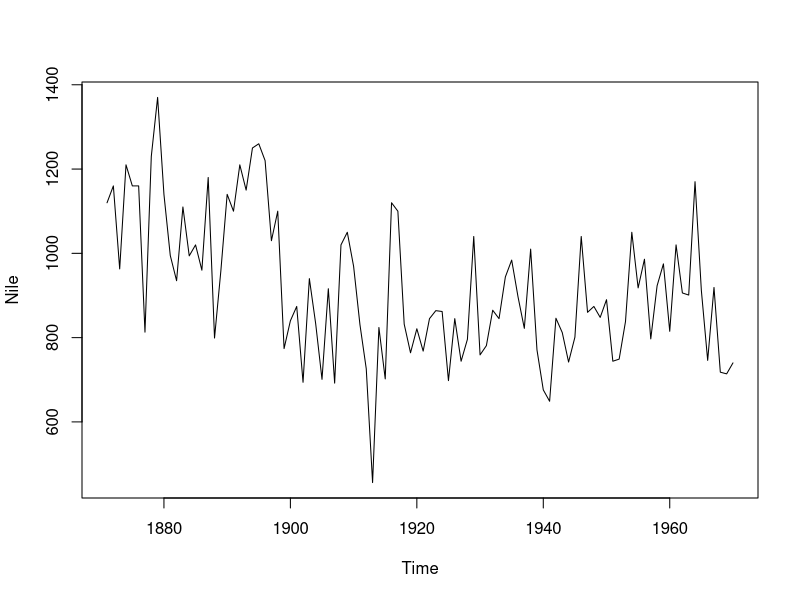
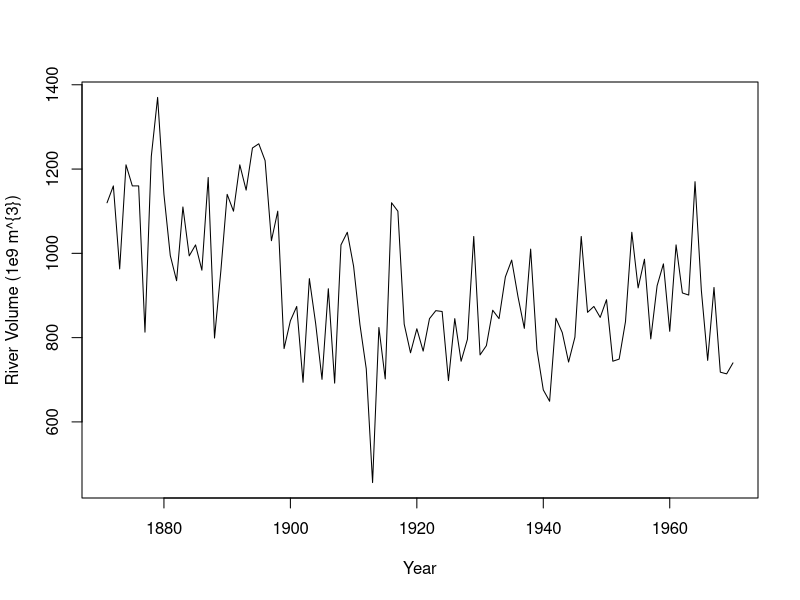
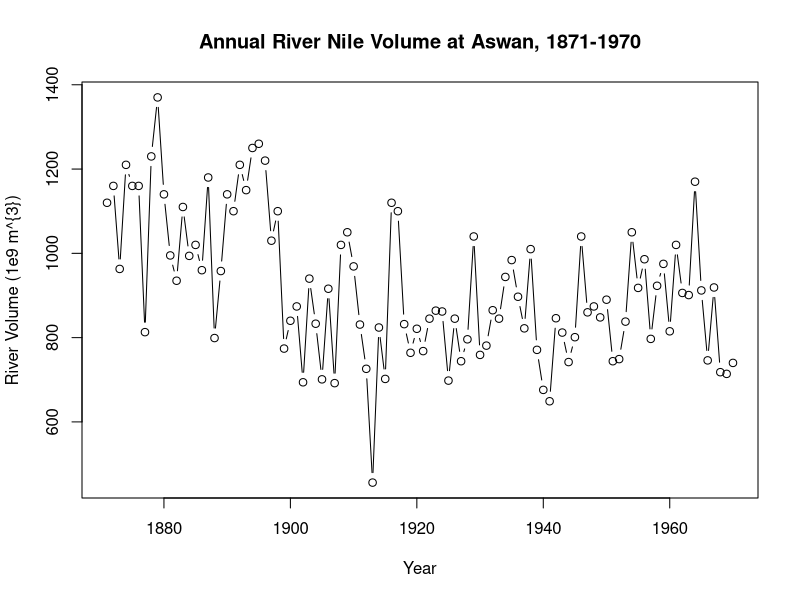
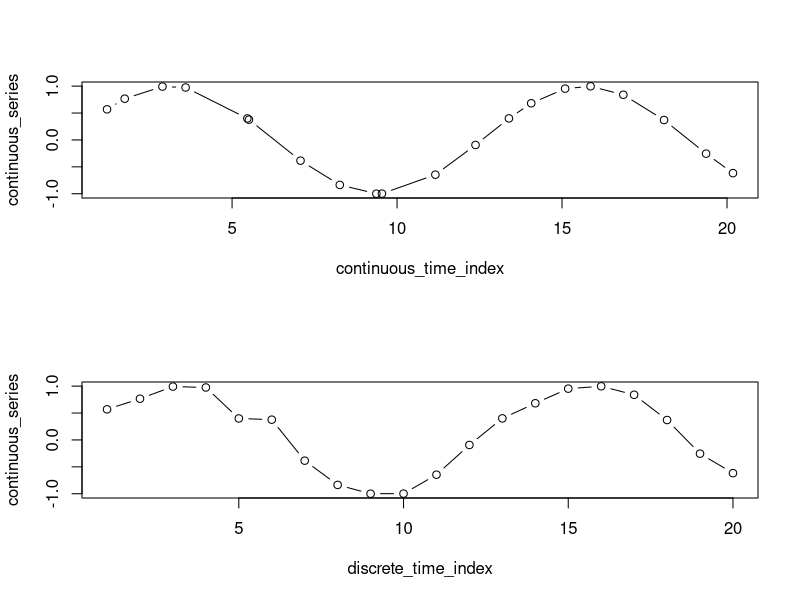
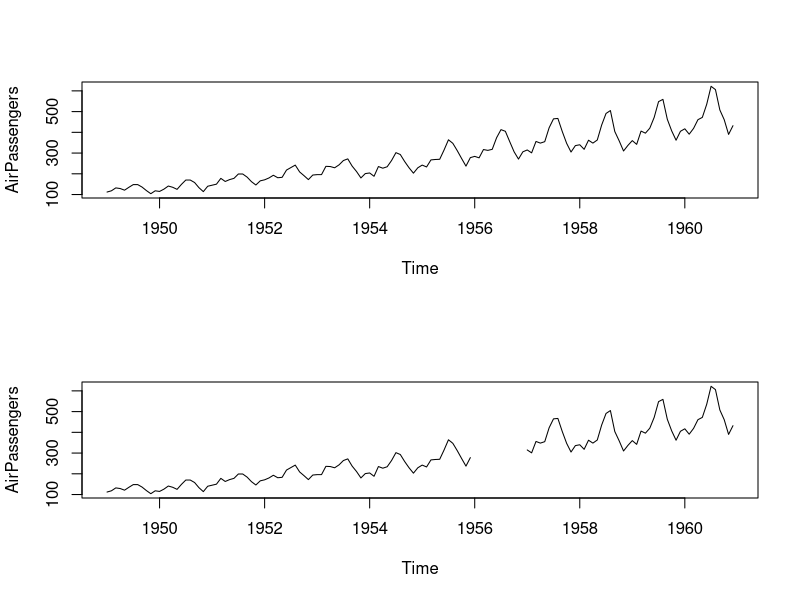
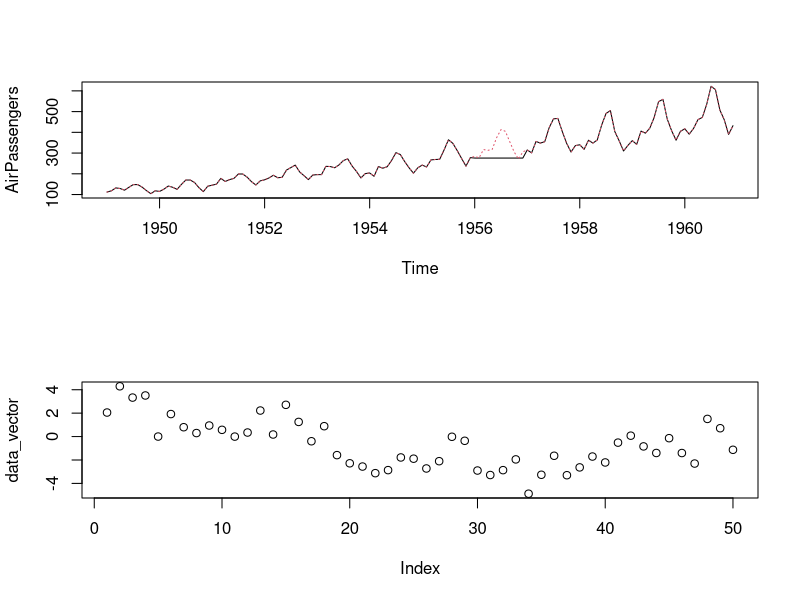
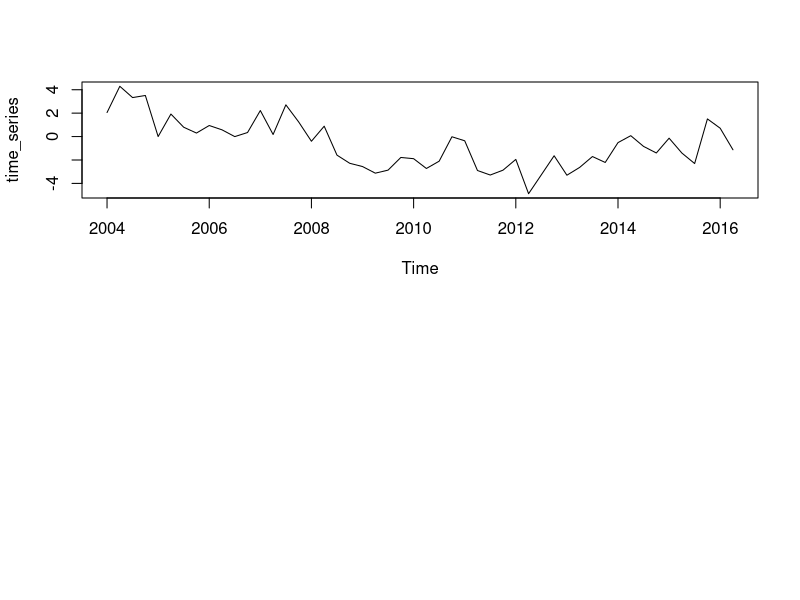
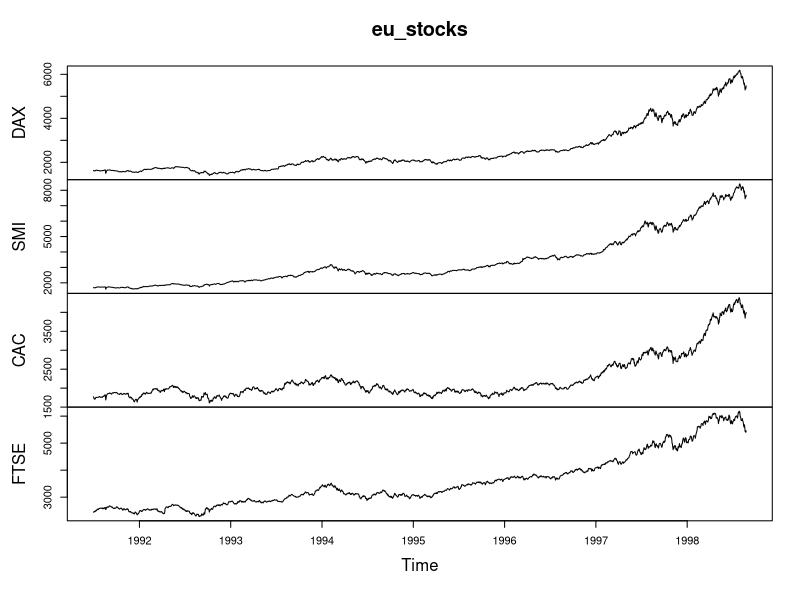

The R source for these figures, in order:
## ---- chunk 1
knitr::opts_chunk$set(echo = TRUE)
## ---- chunk 2
# {r, echo = FALSE, results='hide'}
# if we used both 'echo=TRUE' and 'results=hide' the pipe would not work properly
# if we used 'echo = FALSE' and 'results=hide' we would have only messages (i.e. attaching package) If we don't want them we set 'error = FALSE', 'warning = FALSE', and 'message = FALSE'.
library(dplyr)
## ---- chunk 3
Nile<-structure(c(1120, 1160, 963, 1210, 1160, 1160, 813, 1230, 1370, 
1140, 995, 935, 1110, 994, 1020, 960, 1180, 799, 958, 1140, 1100, 
1210, 1150, 1250, 1260, 1220, 1030, 1100, 774, 840, 874, 694, 
940, 833, 701, 916, 692, 1020, 1050, 969, 831, 726, 456, 824, 
702, 1120, 1100, 832, 764, 821, 768, 845, 864, 862, 698, 845, 
744, 796, 1040, 759, 781, 865, 845, 944, 984, 897, 822, 1010, 
771, 676, 649, 846, 812, 742, 801, 1040, 860, 874, 848, 890, 
744, 749, 838, 1050, 918, 986, 797, 923, 975, 815, 1020, 906, 
901, 1170, 912, 746, 919, 718, 714, 740), .Tsp = c(1871, 1970, 
1), class = "ts")

# Print the Nile dataset
print(Nile)

# List the number of observations in the Nile dataset
length(Nile)

# Display the first 10 elements of the Nile dataset
head(Nile, 10)

# Display the last 12 elements of the Nile dataset
tail(Nile, 12)
## ---- chunk 4
# Plot the Nile data
plot(Nile)

# Plot the Nile data with xlab and ylab arguments
plot(Nile, xlab = "Year", ylab = "River Volume (1e9 m^{3})")

# Plot the Nile data with xlab, ylab, main, and type arguments
plot(Nile, xlab = "Year", ylab = "River Volume (1e9 m^{3})", main = "Annual River Nile Volume at Aswan, 1871-1970", type = "b")
## ---- chunk 5
discrete_data <- structure(c(0.479425538604203, 0.841470984807897, 0.997494986604054, 
0.909297426825682, 0.598472144103957, 0.141120008059867, -0.35078322768962, 
-0.756802495307928, -0.977530117665097, -0.958924274663138, -0.705540325570392, 
-0.279415498198926, 0.215119988087816, 0.656986598718789, 0.937999976774739, 
0.989358246623382, 0.79848711262349, 0.412118485241757, -0.0751511204618093, 
-0.54402111088937), .Tsp = c(1, 20, 1), class = "ts")

continuous_series <- c(0.568894675391674, 0.766304082748762, 0.992075122074743, 0.974817414246897, 
0.399123202687807, 0.37660246288782, -0.385320332818421, -0.836358518142533, 
-0.999669829045622, -0.998310189536195, -0.646222799842192, -0.0938615130061447, 
0.400529093874378, 0.681605778899236, 0.953181592214187, 0.996938027205692, 
0.839341938468838, 0.370037544609373, -0.255096756784655, -0.617439825310109
)

continuous_time_index <- c(1.21032244665548, 1.74613730167039, 2.88963444461115, 3.59138367255218, 
5.46206454467028, 5.51093333004974, 7.0742951775901, 8.26439798949286, 
9.37338230921887, 9.5410633541178, 11.1611216005404, 12.378370850347, 
13.3905590295326, 14.0662804655731, 15.0935473444406, 15.8645145166665, 
16.8574128514156, 18.0914570542518, 19.3654514602385, 20.1805236600339
)
## ---- chunk 6
# Plot the continuous_series using continuous time indexing
par(mfrow=c(2,1))
plot(continuous_time_index,continuous_series, type = "b")

# Make a discrete time index using 1:20 
discrete_time_index <- seq(1:20)

# Now plot the continuous_series using discrete time indexing
plot(discrete_time_index,continuous_series, type = "b")

## ---- chunk 7
AirPassengers<-structure(c(112, 118, 132, 129, 121, 135, 148, 148, 136, 119, 
104, 118, 115, 126, 141, 135, 125, 149, 170, 170, 158, 133, 114, 
140, 145, 150, 178, 163, 172, 178, 199, 199, 184, 162, 146, 166, 
171, 180, 193, 181, 183, 218, 230, 242, 209, 191, 172, 194, 196, 
196, 236, 235, 229, 243, 264, 272, 237, 211, 180, 201, 204, 188, 
235, 227, 234, 264, 302, 293, 259, 229, 203, 229, 242, 233, 267, 
269, 270, 315, 364, 347, 312, 274, 237, 278, 284, 277, 317, 313, 
318, 374, 413, 405, 355, 306, 271, 306, 315, 301, 356, 348, 355, 
422, 465, 467, 404, 347, 305, 336, 340, 318, 362, 348, 363, 435, 
491, 505, 404, 359, 310, 337, 360, 342, 406, 396, 420, 472, 548, 
559, 463, 407, 362, 405, 417, 391, 419, 461, 472, 535, 622, 606, 
508, 461, 390, 432), .Tsp = c(1949, 1960.91666666667, 12), class = "ts")
## ---- chunk 8
# Plot AirPassengers
plot(AirPassengers)

# View the start and end dates of AirPassengers
start(AirPassengers)
end(AirPassengers)

# Use time(), deltat(), frequency(), and cycle() with AirPassengers 
time(AirPassengers)
deltat(AirPassengers)
frequency(AirPassengers)
cycle(AirPassengers)
## ---- chunk 9
AirPassengers <- structure(c(112, 118, 132, 129, 121, 135, 148, 148, 136, 119, 
104, 118, 115, 126, 141, 135, 125, 149, 170, 170, 158, 133, 114, 
140, 145, 150, 178, 163, 172, 178, 199, 199, 184, 162, 146, 166, 
171, 180, 193, 181, 183, 218, 230, 242, 209, 191, 172, 194, 196, 
196, 236, 235, 229, 243, 264, 272, 237, 211, 180, 201, 204, 188, 
235, 227, 234, 264, 302, 293, 259, 229, 203, 229, 242, 233, 267, 
269, 270, 315, 364, 347, 312, 274, 237, 278, NA, NA, NA, NA, 
NA, NA, NA, NA, NA, NA, NA, NA, 315, 301, 356, 348, 355, 422, 
465, 467, 404, 347, 305, 336, 340, 318, 362, 348, 363, 435, 491, 
505, 404, 359, 310, 337, 360, 342, 406, 396, 420, 472, 548, 559, 
463, 407, 362, 405, 417, 391, 419, 461, 472, 535, 622, 606, 508, 
461, 390, 432), .Tsp = c(1949, 1960.91666666667, 12), class = "ts")
## ---- chunk 10
# Plot the AirPassengers data
plot(AirPassengers)

# Compute the mean of AirPassengers
mean(AirPassengers, na.rm = TRUE)

# Impute mean values to NA in AirPassengers
AirPassengers[85:96] <- mean(AirPassengers, na.rm = TRUE)

# Generate another plot of AirPassengers
plot(AirPassengers)

# Add the complete AirPassengers data to your plot
rm(AirPassengers)
points(AirPassengers, type = "l", col = 2, lty = 3)
## ---- chunk 11
data_vector <- c(2.05219410731111, 4.29288527974091, 3.32941329441844, 3.50859506696045, 
0.000957693762193124, 1.92171863450249, 0.797813412800535, 0.299954343478063, 
0.943568753562609, 0.574828338758714, -0.00340059028674611, 0.34486491757086, 
2.22297611360904, 0.1763144576315, 2.70976227698024, 1.25019489653419, 
-0.400716475448651, 0.88527321208965, -1.5852420265539, -2.28292788910447, 
-2.56095312898444, -3.12599637544793, -2.86602958954692, -1.78470092068662, 
-1.88949129078692, -2.7255351193826, -2.10331418003627, -0.0174256893338487, 
-0.361320415116881, -2.90084033266105, -3.28474409267047, -2.8684594717709, 
-1.95050744365674, -4.88018925247303, -3.2634605352894, -1.63960625222554, 
-3.30125758402894, -2.63312454334943, -1.70583540221139, -2.21198250613255, 
-0.517059518572955, 0.0752508094841423, -0.840699471563585, -1.40226834874561, 
-0.138211423023857, -1.40659547028281, -2.3046941054804, 1.50738914324565, 
0.711867947688864, -1.13005190223045)
## ---- chunk 12
# Use print() and plot() to view data_vector
print(data_vector)
plot(data_vector)

# Convert data_vector to a ts object with start = 2004 and frequency = 4
time_series <- ts(data_vector, start = 2004, frequency = 4)

# Use print() and plot() to view time_series
print(time_series)
plot(time_series) 
## ---- chunk 13
# Check whether Nile is a ts object
is.ts(Nile)
## ---- chunk 14
eu_stocks <- EuStockMarkets

# Check whether eu_stocks is a ts object
is.ts(eu_stocks)

# View the start, end, and frequency of eu_stocks
start(eu_stocks)
end(eu_stocks)
frequency(eu_stocks)

# Generate a simple plot of eu_stocks
plot(eu_stocks)

# Use ts.plot with eu_stocks
ts.plot(eu_stocks, col = 1:4, xlab = "Year", ylab = "Index Value", main = "Major European Stock Indices, 1991-1998")

# Add a legend to your ts.plot
legend("topleft", colnames(eu_stocks), lty = 1, col = 1:4, bty = "n")
## ---- chunk 15
rapid_growth <- c(505.954737316542, 447.35560816695, 542.583090477044, 516.063361274983, 
506.959924087797, 535.016232606015, 496.929129437996, 497.562555328502, 
577.248300530956, 536.855967325257, 541.245940412262, 473.497840289097, 
550.988961460551, 569.410637437069, 522.915183368473, 487.200195130919, 
594.610786395524, 591.173975668723, 615.986775394564, 621.317545120693, 
607.125046916761, 587.036701378981, 554.155438462285, 644.117241827027, 
509.700025728118, 607.094339401359, 603.55118553444, 613.621586650076, 
544.914334775047, 670.811820766561, 687.13161588209, 615.581708859918, 
711.187318608945, 694.297903386338, 681.929344495129, 659.140256189321, 
642.702057830158, 601.530062712521, 666.762307473106, 650.965683100529, 
606.091343627865, 696.678827373702, 641.602509472816, 855.771919797152, 
667.329074652784, 573.491390192462, 791.733265065015, 751.591446783947, 
610.794814080548, 624.65033623201, 833.298991700858, 639.886724484288, 
736.828256803519, 772.292341071224, 686.886519321095, 667.763083378498, 
712.94149525726, 918.183828402689, 656.108907724902, 700.497201964217, 
683.493272462585, 781.737968201983, 715.684280499056, 808.287549436184, 
820.779546770362, 656.885589359776, 733.339974340827, 773.538730437607, 
641.202740082118, 932.21185739678, 680.676565427109, 988.282815285029, 
664.898568280288, 813.528318290545, 883.408798971726, 924.274924691176, 
969.43211824107, 777.329346514109, 880.998409919801, 971.358289510766, 
902.958423571348, 1020.74565895517, 1075.14831710597, 886.170748719307, 
889.632200892515, 950.390776999556, 878.039522146964, 1043.76763270868, 
901.108966040025, 1079.65840856798, 933.905398508361, 921.9433013918, 
870.807113616954, 811.139766624589, 1004.26766243592, 1008.17582581146, 
1189.48933735193, 751.970606760973, 947.475252330288, 886.515305193286, 
1074.89426408969, 1101.1306720708, 1130.1854576199, 975.849507265787, 
948.161009999662, 1177.8226568287, 1227.12713297946, 976.995711035094, 
836.708871866655, 1323.60473389093, 852.35320730904, 1200.82615703738, 
1274.47884753083, 1349.2613900482, 1102.63337196778, 1324.85659429696, 
1268.71865481688, 1058.22892886463, 1204.08723498947, 1084.65028499166, 
1284.43050935569, 1195.28425174124, 1058.42621256846, 1188.0576623439, 
1166.59336076, 1064.69458969538, 1429.06852442551, 1070.85280871704, 
1539.33053352377, 1467.15710870044, 1127.70582024314, 1296.0717171226, 
1555.27412822535, 1332.90372372162, 1315.4236396165, 1189.2461691901, 
1482.43394167998, 1240.92868932515, 1237.77196935431, 1468.60833835437, 
1328.54569942606, 1589.50783787689, 1373.16295850591, 1503.55627838567, 
1659.93756371734, 1704.6136574176, 1550.46378217986, 1625.80261162794, 
1873.85823632632, 1370.62086282574, 1439.71135339554, 1447.43691659102, 
1579.91576345679, 1681.2571135903, 1661.60589978392, 1311.84684158442, 
1326.03084218461, 1323.09951189813, 1550.48631755657, 1606.20420490403, 
1768.54014627508, 1509.8367966576, 1592.10861892944, 1627.61875806856, 
1544.63289803997, 1439.52343145633, 1682.35177380745, 1850.70970808186, 
1673.38009271644, 1832.42716167314, 1672.26717594592, 1781.57683020519, 
1659.28985001442, 1970.03886201406, 2044.7123676587, 1929.09019953541, 
1891.7042228956, 1487.15774065956, 2013.8721752695, 1796.78863307401, 
1977.01825843918, 1516.95521151591, 1650.6039164404, 1523.28339404562, 
1696.6181065012, 1627.26087609279, 1787.29683278825, 1567.28735420676, 
1881.99627254267, 2318.98327490681, 1941.98786180548, 1820.27972976969, 
2154.81229145692, 2261.54706560833, 2052.22139601365, 2079.17104479186, 
2010.06086639259, 2145.26059886687, 1775.30080127631, 2013.40704947701
)
## ---- chunk 16
# Log rapid_growth
linear_growth <-log(rapid_growth)
  
# Plot linear_growth using ts.plot()
ts.plot(linear_growth)
## ---- chunk 17
z <- c(6.22644721334281, 6.10335382233382, 6.29634123585615, 6.24622955111167, 
6.22843195527522, 6.28229708775537, 6.20844741922452, 6.20972128804789, 
6.35827250415224, 6.28572984126078, 6.29387377889552, 6.16014735145226, 
6.31171477530532, 6.34460185650482, 6.25941927762177, 6.18867511691063, 
6.38790705099065, 6.38211034916024, 6.42322549478775, 6.4318422960411, 
6.40873477794284, 6.37508734151749, 6.31744522223519, 6.46788076206124, 
6.23382236782298, 6.40868419809582, 6.40283085141402, 6.41937842976356, 
6.30062859840956, 6.50848865168789, 6.53252585448752, 6.4225676888201, 
6.56693585306342, 6.54290112400289, 6.52492605202954, 6.49093634370728, 
6.46568125422392, 6.39947651373773, 6.50243362179406, 6.47845692668784, 
6.40703070676956, 6.54632451169874, 6.46396896781775, 6.75200389180284, 
6.50328328954751, 6.35174292371473, 6.67422454855503, 6.62219288746384, 
6.41476108293605, 6.43719203115034, 6.72539251138006, 6.46129116769531, 
6.60235483491626, 6.64936315848762, 6.53216909563942, 6.50393344502688, 
6.56939936271001, 6.82239761937805, 6.48632679303797, 6.55179037142821, 
6.52721681333954, 6.66151960536819, 6.57323912069037, 6.69491787322661, 
6.71025455545394, 6.4875098623154, 6.5976094065566, 6.65097574043069, 
6.46334569409202, 6.83756010365691, 6.52308725269382, 6.89596890707456, 
6.49963450012032, 6.70138073649028, 6.78378805946117, 6.82900956493073, 
6.87671045494522, 6.65586412994792, 6.78105582107621, 6.87869539045853, 
6.80567650980035, 6.9282886773914, 6.98021390044576, 6.78690965068204, 
6.79080811988766, 6.85687324422581, 6.77769160645684, 6.95059216963548, 
6.80362618929694, 6.98439998172557, 6.83937514670541, 6.82648372642902, 
6.76942049838646, 6.69844037789147, 6.91201386077297, 6.91589786378861, 
7.081279365728, 6.62269723643191, 6.85380081770285, 6.78729839010667, 
6.97997757673786, 7.00409281457646, 7.0301370200274, 6.88330838114885, 
6.85452432960534, 7.07142280689253, 7.11243105220367, 6.88448226209977, 
6.72947618664758, 7.1881141525679, 6.74800100349129, 7.09076506309115, 
7.15029262699804, 7.20731260322573, 7.00545657231082, 7.18905950184368, 
7.14576273692186, 6.96435196790078, 7.09347707755427, 6.98901289603892, 
7.15807071571375, 7.0861393036455, 6.96453837871522, 7.08007503607121, 
7.06184312320099, 6.970443266778, 7.26477812949222, 6.97621062749874, 
7.33910288239914, 7.29108186763736, 7.02794060038759, 7.16709321266713, 
7.3494070973242, 7.19511509230523, 7.18191405213385, 7.08107491410905, 
7.30144057114722, 7.12361532128538, 7.12106824351186, 7.29207052275869, 
7.19184016387511, 7.37117971137166, 7.22487208663911, 7.31558843331146, 
7.41453526842476, 7.44109377015137, 7.34630937946721, 7.39375688767601, 
7.5357548122989, 7.2230191007094, 7.27219792344658, 7.27754962755863, 
7.3651268103319, 7.42729707447298, 7.41553982321997, 7.17919122609255, 
7.18994543004138, 7.18773237814052, 7.34632391396533, 7.38162903767151, 
7.47790970913714, 7.31975684228401, 7.37281459204766, 7.39487334104795, 
7.34254155465234, 7.27206738741634, 7.42794795886081, 7.52332447049693, 
7.42260086748169, 7.51339668490706, 7.42193557510494, 7.48525411080987, 
7.41414498862142, 7.58580854844815, 7.62301240707291, 7.56480377155094, 
7.54523340699751, 7.30462202063205, 7.60781460317569, 7.4937562577587, 
7.58934505855497, 7.32446045453292, 7.4088965098932, 7.32862341178055, 
7.4363921995442, 7.39465343615595, 7.48845960812977, 7.35710160410629, 
7.5400883395603, 7.74888412502893, 7.5714673984741, 7.50674546593622, 
7.67545889501181, 7.72380440037869, 7.62667809326483, 7.63972455710096, 
7.605920282382, 7.67101631529587, 7.48172515305964, 7.60758361556912
)
## ---- chunk 18
# Generate the first difference of z
dz <- diff(z)
  
# Plot dz
ts.plot(dz)

# View the length of z and dz, respectively
length(z)
length(dz)
## ---- chunk 19
x <- c(-4.19803335973822, 9.56900905050747, 5.17514338906622, -9.69164636184119, 
-3.21529357476552, 10.8436693062559, 6.45215865708188, -10.8335590731441, 
-2.23535073514566, 10.119832962947, 6.57964573528545, -8.65656473226148, 
-2.51500138847406, 9.83743416797243, 7.38619432726046, -8.24350355631342, 
-4.26403257072438, 8.89886143008727, 8.54433581556254, -8.06691284107053, 
-4.02302530566536, 9.82267856454484, 7.77285238609707, -6.58777686807675, 
-3.45917112006633, 10.6138505016733, 7.37445047382904, -5.79871450522201, 
-1.20471055826558, 11.4292358845515, 7.57004694873634, -4.96838375977415, 
-2.00378659668805, 11.9413482982078, 9.40667210265289, -4.39658482425492, 
-1.55557889273259, 12.5998771289623, 8.50291637845889, -3.72896826710606, 
-2.82700000921691, 13.3759812867942, 8.12894114749321, -3.14924907770406, 
-2.79947272334396, 13.7105701226795, 6.75521688156725, -3.77974417787649, 
-3.76827394084617, 13.6253358560593, 6.53793056349892, -3.24909834265677, 
-5.02419102826334, 13.3553731337997, 6.93116080641335, -3.52735350362993, 
-5.19732896878058, 11.5797913233393, 7.16244857247412, -1.89460681643879, 
-5.77779700690048, 12.4826952884178, 6.20808841277938, -3.43403797043816, 
-7.08072100968159, 11.4136557746633, 6.74199013667799, -3.53237586423137, 
-8.39354230059932, 12.5072611286297, 6.47317547164243, -3.74524618197473, 
-9.42620870823793, 12.3808170457897, 8.04824272204917, -2.83152774381656, 
-7.30189285880787, 12.7658383061004, 8.22369850629786, -4.44813067987144, 
-6.96355759602497, 12.0340049862918, 7.57492470964176, -5.40221818593254, 
-6.56819814480662, 10.8964815061608, 7.27657057973042, -4.03787337902209, 
-6.72301328397502, 12.1808149692035, 8.28516213832065, -4.15934247966369, 
-6.36067044646075, 12.7530177649457, 8.66591165178255, -5.44053784032607, 
-4.87493170537183, 12.6001974041011, 8.16258920594197, -6.53957167229621
)
## ---- chunk 20
# Generate a diff of x with lag = 4. Save this to dx
dx <- diff(x, lag = 4)
  
# Plot dx
ts.plot(dx)  

# View the length of x and dx, respectively 
length(x)
length(dx)

# observe
head(x, 8)
head(dx, 8)
## ---- chunk 21
# Simulate a WN model with list(order = c(0, 0, 0))
white_noise <- arima.sim(model = list(order = c(0, 0, 0)), n = 100)

# Plot your white_noise data
ts.plot(white_noise)

# Simulate from the WN model with: mean = 100, sd = 10
white_noise_2 <- arima.sim(model = list(order = c(0, 0, 0)), n = 100, mean = 100, sd = 10)

# Plot your white_noise_2 data
ts.plot(white_noise_2)
## ---- chunk 22
y <- structure(c(109.761335203807, 98.3161015661823, 100.63294691568, 
88.7433987127593, 101.872377016961, 104.628357308022, 96.6446185677499, 
102.861935537741, 112.762472095071, 82.2321895604405, 88.9443425162465, 
94.603184959066, 105.611134283638, 113.827759889612, 104.823186799211, 
101.296287605209, 82.9845883499902, 88.9605839815819, 100.600456607996, 
91.035249256563, 100.1928594042, 95.3253727241077, 94.5864315510523, 
121.358295918349, 87.3787382991481, 96.8900652561591, 90.5130974518601, 
99.9084292221271, 102.569341770317, 104.961440623652, 104.734635474905, 
88.0046450549299, 100.779432761891, 121.647764133843, 85.7708319146464, 
79.1542817751461, 98.1884698770029, 99.9000575918412, 98.9108408854003, 
101.644224781541, 102.795262786231, 84.6511153287627, 96.478695879623, 
105.815471102771, 98.5186873070791, 105.24366218935, 109.612642086809, 
85.1420130618153, 82.8144174251857, 103.036291436483, 93.5696735465724, 
98.0892223944794, 81.2546061795588, 109.185538293753, 80.4318090604482, 
103.559532399435, 80.2226855501286, 84.9747654707037, 107.783629803383, 
92.612875815647, 99.8029344059519, 107.250849637866, 98.6637847611836, 
91.9227453154993, 98.3264180218282, 112.734017659718, 96.0281067924588, 
92.6490908853105, 83.0848439102975, 97.2219648542801, 106.613612756687, 
97.3694287042478, 108.784654442207, 104.918584253723, 84.4434297475219, 
85.6078609998276, 96.5152905606852, 94.1810528014953, 85.0285128829162, 
63.2662175136146, 87.2213673144322, 103.522954295167, 105.602155542432, 
103.260391527392, 101.115192549417, 108.456965675889, 97.676314341323, 
103.010808274931, 100.617555510141, 105.581077298303, 98.7272241180465, 
98.4399563595089, 90.7821910344929, 92.7459923258825, 102.937624393826, 
83.9530591640689, 110.159366234931, 104.175781699309, 99.2787550528578, 
103.251148823917), .Tsp = c(1, 100, 1), class = "ts")

ts.plot(y)
## ---- chunk 23
# Fit the WN model to y using the arima command
arima(y, order = c(0, 0, 0))

# Calculate the sample mean and sample variance of y and compare with the previous output
mean(y)
var(y)

# The means are identical, the variances are close.
## ---- chunk 24
# Generate a RW model using arima.sim
random_walk <- arima.sim(model = list(order = c(0, 1, 0)), n = 100)

# Plot random_walk
ts.plot(random_walk)

# Calculate the first difference series
random_walk_diff <- diff(random_walk)

# Plot random_walk_diff
ts.plot(random_walk_diff)  
## ---- chunk 25
# Generate a RW model with a drift uing arima.sim
rw_drift <- arima.sim(model = list(order = c(0, 1, 0)), n = 100, mean = 1)

# Plot rw_drift
ts.plot(rw_drift)

# Calculate the first difference series
rw_drift_diff <- diff(rw_drift)

# Plot rw_drift_diff
ts.plot(rw_drift_diff)
## ---- chunk 26
random_walk <- structure(c(0, 0.840799690805892, 0.637459389341622, 0.757921658699468, 
0.51187422142312, 0.113766891514572, 0.278972783338605, 0.277594629974007, 
0.603058933300874, 2.91209633642732, 3.18199136208394, 2.55157314365465, 
3.26756203062092, 4.99979931564387, 7.10915802250204, 8.01070864926096, 
8.23772461506037, 8.70157227268806, 9.05126103820082, 13.3200713895243, 
12.167575412894, 11.5324303105757, 12.2601004793325, 12.5767819422196, 
12.6632633175434, 12.7256680349732, 13.1994836806694, 12.8396495033226, 
13.5061940806857, 15.4816848106994, 16.177107725103, 16.8365295156745, 
16.6163362311588, 16.1808336886557, 16.9662659934889, 16.7270308469477, 
17.6561798270108, 20.8901636724502, 20.0567603436916, 22.4168556898516, 
23.1628256130545, 22.9168361903724, 21.9326982045095, 22.65474670326, 
23.6325743016245, 24.8637728096747, 25.5358779389007, 27.2225699268809, 
27.3721605280673, 29.0197579376152, 30.86984194858, 32.4859913444825, 
33.1883373188887, 33.7998279266371, 32.7718376006665, 33.3293449130956, 
36.0168049817462, 36.4458500836042, 38.2388466589622, 39.1157216648363, 
38.7992108420878, 39.2275167845668, 37.5690113188738, 40.0882062820111, 
40.5380768982454, 40.757863652738, 41.5757014101746, 41.1067983652453, 
41.1064560275605, 40.645532029424, 39.5554850868954, 40.4312197530977, 
41.9604182429803, 43.6866496098288, 45.2350442037095, 45.9024581686138, 
47.540457130699, 49.0971826208823, 48.9170239101692, 48.0796342742815, 
46.7765324003763, 47.9775098038997, 46.4334192966129, 45.9453639155814, 
47.0727461261722, 47.1890042341391, 51.2925270988872, 52.1247376806133, 
51.3796798321698, 52.127045835946, 51.2230171217941, 52.6301981357515, 
52.4262448587789, 51.3564738575462, 52.2017865810857, 53.3817249795485, 
55.0244437963563, 55.9303590282021, 55.5117187960721, 58.308031867784, 
58.1183345226755), .Tsp = c(0, 100, 1), class = "ts")
## ---- chunk 27
# Difference your random_walk data
rw_diff <- diff(random_walk)

# Plot rw_diff
ts.plot(rw_diff)

# Now fit the WN model to the differenced data
model_wn <- arima(rw_diff, order = c(0, 0, 0))

# Store the value of the estimated time trend (intercept)
int_wn <- model_wn$coef

# Plot the original random_walk data
ts.plot(random_walk)

# Use abline(0, ...) to add time trend to the figure
abline(0, int_wn, col = "red")
## ---- chunk 28
set.seed(61)

# Use arima.sim() to generate WN data
white_noise <- arima.sim(model = list(order = c(0, 0, 0)), n =100)

# Use cumsum() to convert your WN data to RW
random_walk <- cumsum(white_noise)
  
# Use arima.sim() to generate WN drift data
wn_drift <- arima.sim(model = list(order = c(0, 0, 0)), n =100, mean = 0.4)
  
# Use cumsum() to convert your WN drift data to RW
rw_drift <- cumsum(wn_drift)

# Plot all four data objects
plot.ts(cbind(white_noise, random_walk, wn_drift, rw_drift))
